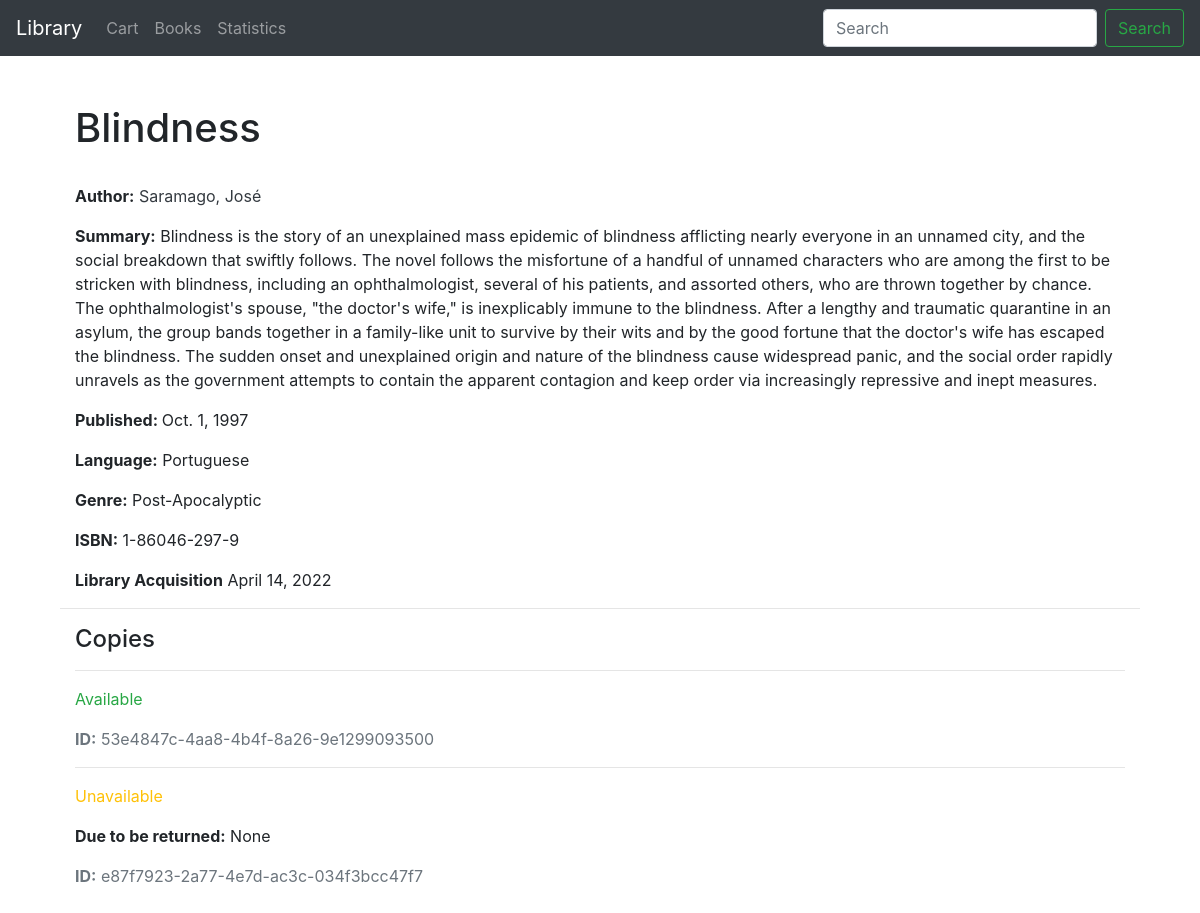
Screenshot of /book/21 with the database file from the repository.
### library/models.py (models this page shows, shortened)
class Book(models.Model):
    book_isbn = models.CharField('ISBN', max_length=13, unique=True, default=0)
    book_name = models.CharField('Name', max_length=200)
    book_author = models.ForeignKey(Author, on_delete=models.SET_NULL, null=True)
    book_genre = models.ManyToManyField(BookGenre, blank=True)
    book_language = models.ForeignKey(Language, on_delete=models.SET_NULL, null=True)
    book_launch_year = models.DateField('Date Published')
    book_acquired_year = models.DateField('Acquisition Date')
    book_description = models.TextField(max_length=1000, null=True, blank=True)
    book_quantity = models.IntegerField('Quantity')
    cart = models.ForeignKey(Cart, on_delete=models.CASCADE, null=True)
    class Meta:
        ordering = ['book_name']
    def display_genre(self):
        return ', '.join([genre.item_genre for genre in self.book_genre.all()[:3]])
    display_genre.short_description = 'Genre'

class Author(models.Model):
    author_first_name = models.CharField(max_length=120)
    author_last_name = models.CharField(max_length=120)
    class Meta:
        ordering = ['author_last_name', 'author_first_name']
    def __str__(self):
        return f'{self.author_last_name.capitalize()}, {self.author_first_name}'

class Language(models.Model):
    language_name = models.CharField(max_length=50)
    def __str__(self):
        return self.language_name

class BookGenre(models.Model):
    item_genre = models.CharField(max_length=20)
    class Meta:
        ordering = ['item_genre']

class InstanceBook(models.Model):
    id = models.UUIDField(primary_key=True, default=uuid.uuid4)
    book = models.ForeignKey('Book', on_delete=models.RESTRICT, null=True)
    book_due_date = models.DateField(null=True, blank=True)
    book_borrower = models.ForeignKey(User, on_delete=models.SET_NULL, null=True, blank=True)
    BOOK_STATUS_CHOICES = (
        ('ava', 'Available'),
        ('onl', 'Loaned'),
        ('una', 'Unavailable')
    )
    book_status = models.CharField(max_length=3, choices=BOOK_STATUS_CHOICES,
                                   blank=True, default='ava', help_text='Book Availability')
    class Meta:
        ordering = ['book_due_date']

### library/views.py (the view)
# urls.py: path('book/<int:pk>', views.BookDetailView.as_view(), name='book-detail'),
class BookDetailView(generic.DetailView):
    model = Book
    template_name = 'book_detail.html'

### templates/book_detail.html
{% extends "base.html" %}
{% block content %}
    <br>
    <div class="container">
        <div class="container">
            <h1>{{ book.book_name }}</h1>
        </div>
        <br>
        <div class="container">
              <p><strong>Author:</strong> <a href="{% url 'author-detail' book.book_author.pk %}" class="text-dark text-decoration-none">{{ book.book_author }}</a></p>
              <p><strong>Summary:</strong> {{ book.book_description}}</p>
              <p><strong>Published: </strong> {{ book.book_launch_year}}</p>
            <p><strong>Language:</strong> {{ book.book_language }}</p>
              <p><strong>Genre:</strong>
                {{ book.display_genre }}
              </p>
                <p><strong>ISBN:</strong> {{ book.book_isbn }}</p>
            <p><strong>Library Acquisition</strong> {{ book.book_acquired_year }}</p>
        </div>
        <hr>
    <div class="container">
        <h4>Copies</h4>
            {% for copy in book.instancebook_set.all %}
      <hr>
      <p class="{% if copy.book_status == 'ava' %}text-success{% elif copy.book_status == 'onl' %}text-danger{% else %}text-warning{% endif %}">
        {{ copy.get_book_status_display }}
      </p>
      {% if copy.book_status != 'ava' %}
        <p><strong>Due to be returned:</strong> {{ copy.book_due_date  }}</p>
      {% endif %}
      <p class="text-muted"><strong>ID:</strong> {{ copy.id }}</p>
    {% endfor %}
    </div>
    </div>
{% endblock %}

### rows the page displays
Book: book_name "Blindness", book_author "Saramago, José", book_description "Blindness is the story of an unexplained mass epidemic of blindness afflicting nearly everyone in an unnamed city, and the social breakdown that swiftly follows. The novel follows the misfortune of a handful of unnamed characters who are among the first to be stricken with blindness, including an ophthalmologist, several of his patients, and assorted others, who are thrown together by chance. The ophthalmologist's spouse, \"the doctor's wife,\" is inexplicably immune to the blindness. After a lengthy and traumatic quarantine in an asylum, the group bands together in a family-like unit to survive by their wits and by the good fortune that the doctor's wife has escaped the blindness. The sudden…", book_launch_year "Oct. 1, 1997", book_language "Portuguese", display_genre "Post-Apocalyptic", book_isbn "1-86046-297-9", book_acquired_year "April 14, 2022"
InstanceBook: book_status "Available", id "53e4847c-4aa8-4b4f-8a26-9e1299093500"
InstanceBook: book_status "Unavailable", book_due_date "None", id "e87f7923-2a77-4e7d-ac3c-034f3bcc47f7"
